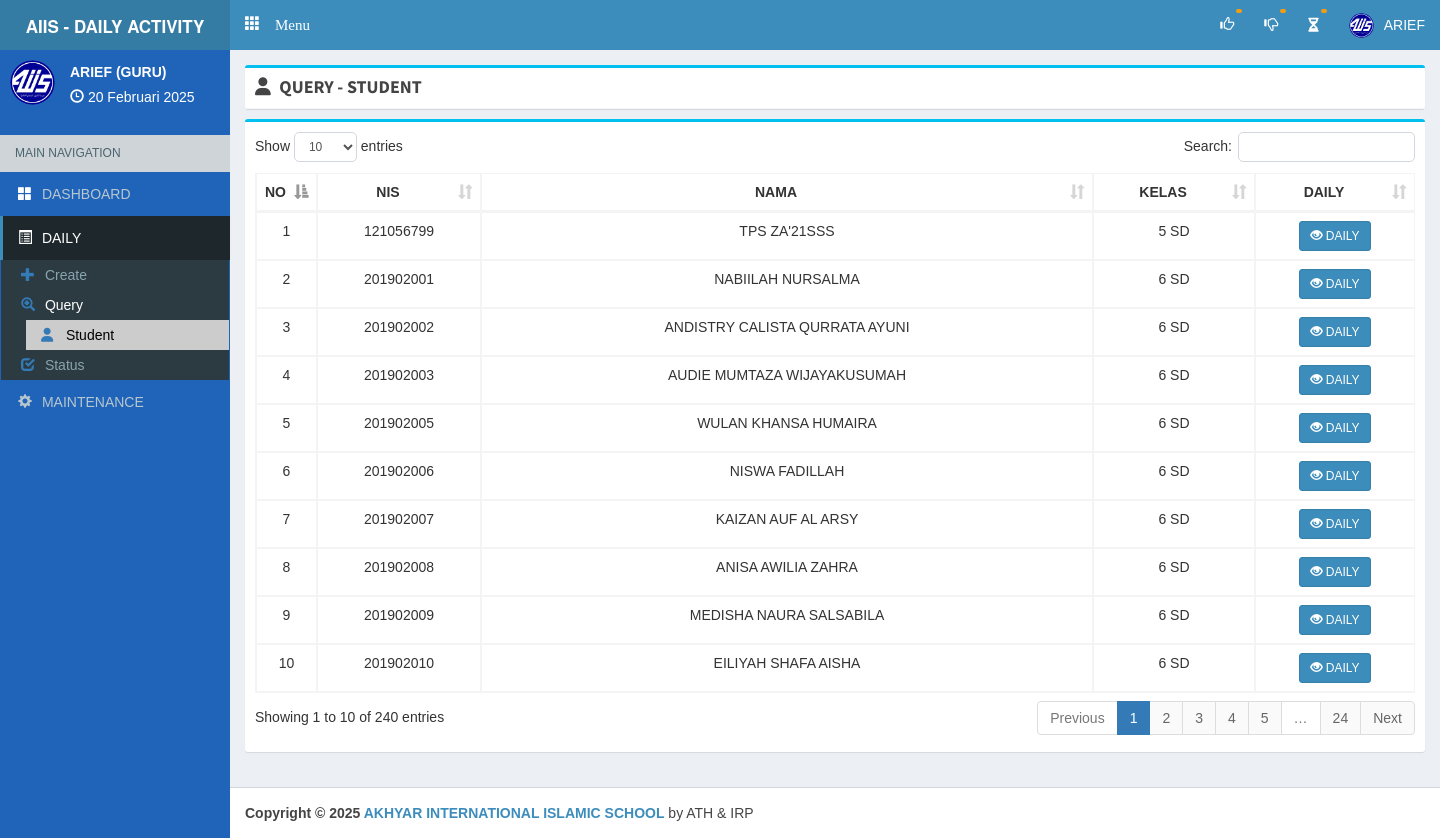
Page /guru/querydailystudent (signed in) on the committed database.
### tables this page shows
CREATE TABLE `siswa` (
  `c_siswa` varchar(10) NOT NULL,
  `nis` varchar(30) DEFAULT NULL,
  `nisn` varchar(15) DEFAULT NULL,
  `nama` varchar(50) NOT NULL,
  `tempat_lahir` varchar(20) DEFAULT NULL,
  `tanggal_lahir` date DEFAULT NULL,
  `jk` varchar(2) DEFAULT NULL,
  `c_kelas` varchar(10) DEFAULT NULL,
  `group_kelas` int(11) DEFAULT NULL,
  `tahun_join` varchar(50) DEFAULT NULL,
  `panggilan` varchar(20) DEFAULT NULL,
  `c_klp` varchar(20) DEFAULT NULL,
  `berat_badan` varchar(10) DEFAULT NULL,
  `tinggi_badan` varchar(10) DEFAULT NULL,
  `ukuran_baju` varchar(50) DEFAULT NULL,
  `alamat` varchar(200) DEFAULT NULL,
  `telp` varchar(50) DEFAULT NULL,
  `hp` varchar(30) DEFAULT NULL,
  `email` varchar(100) DEFAULT NULL,
  `nama_ayah` varchar(50) DEFAULT NULL,
  `pendidikan_ayah` varchar(100) DEFAULT NULL,
  `pekerjaan_ayah` varchar(100) DEFAULT NULL,
  `ttl_ayah` varchar(100) DEFAULT NULL,
  `nama_ibu` varchar(50) DEFAULT NULL,
  `pendidikan_ibu` varchar(100) DEFAULT NULL,
  `pekerjaan_ibu` varchar(100) DEFAULT NULL,
  `ttl_ibu` varchar(100) DEFAULT NULL
);

CREATE TABLE `aplikasi` (
  `id` int(2) NOT NULL,
  `alamat` varchar(30) NOT NULL,
  `kepsek` varchar(30) NOT NULL,
  `nipkepsek` varchar(30) NOT NULL,
  `namasek` varchar(60) NOT NULL
);

### php/config.php (called while the page is built, shortened)
<?php
$dbhost ='localhost';
$dbuser ='root';
$dbpass ='';
$dbname ='daily_activity_upt1';
$con=mysqli_connect($dbhost,$dbuser,$dbpass,$dbname);
$base='http://localhost/daily_act_upt1/';
$basegu='http://localhost/daily_act_upt1/guru/';
$aplikasi=mysqli_fetch_array(mysqli_query($con,"SELECT * FROM aplikasi limit 1"));
?>

### php/function.php (called while the page is built, shortened)
<?php
function tgl($date){
  $array_bulan = array(1=>'Januari','Februari','Maret', 'April', 'Mei', 'Juni','Juli','Agustus','September','Oktober', 'November','Desember');
  $date = strtotime($date);
  $tanggal = date ('j', $date);
  $bulan = $array_bulan[date('n',$date)];
  $tahun = date('Y',$date);
  $result = $tanggal ." ". $bulan ." ". $tahun;
  return($result);
}
?>

### guru/view/daily/query/querydailysiswa.php (the view, shortened to what this page needs)
<?php
  $timeOut        = $_SESSION['expire'];
  $timeRunningOut = time() + 5;
  if ($timeRunningOut == $timeOut || $timeRunningOut > $timeOut) {
    $_SESSION['form_success'] = "session_time_out";
    $timeIsOut = 1;
    error_reporting(1);
  } else {
    $str            = $_SESSION['c_guru'];
    $patternSD      = "/SD/i";
    $checkDataSD    = preg_match($patternSD, $str);
    $str1           = $_SESSION['c_guru'];
    $patternTK      = "/PAUD/i";
    $checkDataPAUD  = preg_match($patternTK, $str1);
    $dataSchollSD   = $checkDataSD . "SD";
    $dataSchollPAUD = $checkDataPAUD . "PAUD";
    if ($dataSchollSD == "1SD") {
      $dataSiswa = mysqli_query($con,"SELECT * FROM siswa WHERE c_kelas != 'TKBLULUS' AND c_kelas != 'TKB' AND c_kelas != 'TKA' AND c_kelas != 'KB' order by nis asc ");
    } elseif($dataSchollPAUD == "1PAUD") {
      $dataSiswa = mysqli_query($con,"SELECT * FROM siswa WHERE c_kelas != '1SD' AND c_kelas != '2SD' AND c_kelas != '3SD' AND c_kelas != '4SD' AND c_kelas != '5SD' AND c_kelas != '6SD' AND c_kelas != 'TKBLULUS' order by nis asc ");
    }
  }
?>
<div class="box box-info">
  <div class="box-body table-responsive">
    <table id="list_siswa1" class="table table-bordered table-hover">
      <thead>
        <tr>
          <th style="text-align: center;" width="5%">NO</th>
          <th style="text-align: center;">NIS</th>
          <th style="text-align: center;">NAMA</th>
          <th style="text-align: center;">KELAS</th>
          <th style="text-align: center;"> DAILY </th>
        </tr>
      </thead>
      <tbody>
        <?php $no = 1; ?>
        <?php foreach($dataSiswa as $siswa) : ?>
          <tr>
            <td style="text-align: center;"> <?= $no++; ?> </td>
            <td style="text-align: center;"> <?= $siswa['nis']; ?> </td>
            <td style="text-align: center;"> <?= strtoupper($siswa['nama']); ?> </td>
            <td style="text-align: center;"> <?= str_replace(["SD"], " SD", $siswa['c_kelas']); ?> </td>
            <td style="text-align: center;">
              <form action="teachercreatedaily" method="post">
                <button class="btn btn-sm btn-primary" type="submit" name="send_data_student"> <i class="glyphicon glyphicon-eye-open"></i> DAILY </button>
              </form>
            </td>
          </tr>
        <?php endforeach; ?>
      </tbody>
    </table>
  </div>
</div>

### guru/main.php (shortened to what this page needs)
<?php
  require '../php/config.php';
  require '../php/function.php';
?>
<!DOCTYPE html>
<html>
<head>
  <link href="<?php echo $base; ?>theme/js/summernote.min.css" rel="stylesheet"/>
  <link rel="stylesheet" href="<?php echo $base; ?>theme/plugins/datatables/dataTables.bootstrap.css">
  <link rel="stylesheet" href="<?php echo $base; ?>theme/plugins/iCheck/square/blue.css">
  <link rel="stylesheet" href="<?= $base; ?>theme/bower_components/bootstrap/dist/css/bootstrap.min.css">
  <link rel="stylesheet" href="<?= $base; ?>theme/bower_components/font-awesome/css/font-awesome.min.css">
  <link rel="stylesheet" href="<?= $base; ?>theme/dist/css/AdminLTE.min.css">
  <link rel="stylesheet" href="<?= $base; ?>theme/dist/css/skins/_all-skins.min.css">
  <link rel="stylesheet" href="https://cdnjs.cloudflare.com/ajax/libs/font-awesome/6.5.1/css/all.min.css" />
  <link rel="stylesheet" href="<?php echo $base; ?>theme/plugins/pace/pace.min.css">
  <link href="https://cdn.jsdelivr.net/npm/select2@4.1.0-rc.0/dist/css/select2.min.css" rel="stylesheet" />
  <link href="<?php echo $base; ?>theme/datetime/css/bootstrap-datetimepicker.min.css" rel="stylesheet">
  <link rel="stylesheet" href="<?php echo $base; ?>theme/plugins/select2/select2.min.css">
  <link rel="stylesheet" href="<?php echo $base; ?>theme/dist/css/AdminLTE.min.css">
  <link rel="stylesheet" href="<?php echo $base; ?>theme/dist/css/skins/_all-skins.min.css">
  <link rel="stylesheet" href="<?php echo $base; ?>theme/dist/css/overridecss.css">
</head>
<body class="skin-blue hold-transition fixed"
oncontextmenu="return false">
<div class="wrapper">
  <header class="main-header">
    <a href="#" class="logo">
      <span class="logo-lg"> <b style="font-size: 17px;"> AIIS - DAILY ACTIVITY </b> </span>
    </a>
    <nav class="navbar navbar-static-top" role="navigation">
     <a href="#" class="glyphicon glyphicon-th" data-toggle="offcanvas" role="button" style="color: #fff;margin-top: 15px;margin-left: 15px;font-size: 15px;"> Menu
      </a>
      <div class="navbar-custom-menu">
        <ul class="nav navbar-nav">
          <li class="dropdown notifications-menu">
            <a href="#" class="dropdown-toggle" id="untukNotifAppr" data-toggle="dropdown">
              <i class="glyphicon glyphicon-thumbs-up"></i>
              <span class="label label-warning" id="notifApproveList">  </span>
            </a>
          </li>
          <li class="dropdown notifications-menu">
            <a href="#" class="dropdown-toggle" id="untukNotifNoApprKepsek" data-toggle="dropdown">
              <i class="glyphicon glyphicon-thumbs-down"></i>
              <span class="label label-warning" id="notifNotApproveList"> </span>
            </a>
          </li>
          <li class="dropdown notifications-menu">
            <a href="#" class="dropdown-toggle" id="untukNotifWait" data-toggle="dropdown">
              <i class="fa fa-hourglass-2"></i>
              <span class="label label-warning" id="notifWaitApproveList">  </span>
            </a>
          </li>
          <li class="dropdown user user-menu">
            <a href="#" class="dropdown-toggle" data-toggle="dropdown">
              <img src="<?php echo $base; ?>imgstatis/logo2.png" class="user-image" alt="User Image">
                <span class="hidden-xs"> <?= strtoupper($_SESSION['username_guru'])?> </span>
              </a>
          </li>
        </ul>
      </div>
    </nav>
  </header>
  <aside class="main-sidebar">
    <section class="sidebar cobasidebar">
      <div class="user-panel">
        <div class="pull-left image">
            <img src="<?php echo $base; ?>imgstatis/logo2.png" class="img-circle" alt="User Image">
        </div>
        <div class="pull-left info">
          <p> <?= strtoupper($_SESSION['username_guru']); ?> (<?= strtoupper($_SESSION['jabatan']); ?>) </p>
          <i class="glyphicon glyphicon-time"></i> <?php echo tgl(date('d-m-Y')); ?>
        </div>
      </div>
      <ul class="sidebar-menu">
        <li class="header">MAIN NAVIGATION</li>
        <li>
          <a href="<?= $basegu; ?>" id="dashboard"><i style="color: white;" class="glyphicon glyphicon-th-large text-primary"></i> <span id=""> DASHBOARD </span> </a>
        </li>
        <li>
          <a href="#" id="aList1">
            <i class="glyphicon glyphicon-list-alt"></i> <span id="titleList1"> DAILY </span>
          </a>
          <ul class="treeview-menu">
            <li>
              <a href="#" id="subcreate">
                <i class="glyphicon glyphicon-plus text-primary"></i> <span id="isiList2"> Create </span>
              </a>
            </li>
            <li>
              <a href="#">
                <i class="glyphicon glyphicon-zoom-in text-primary"></i> <span id="isiListQuery"> Query </span>
              </a>
              <ul class="treeview-menu">
                <li>
                  <a href="<?= $basegu; ?>querydailystudent" id="query_data_siswa"><i class="fa fa-user text-primary"></i> <span style="margin-left: 1px;" id="sub_isiList1"> Student </span> </a>
                </li>
              </ul>
            </li>
            <li>
              <a href="#">
                <i class="glyphicon glyphicon-check text-primary"></i> <span id="isiList3"> Status </span>
              </a>
            </li>
          </ul>
        </li>
        <li>
          <a href="#" id="list_maintenance">
            <i class="glyphicon glyphicon-cog"></i> <span id="titleList2"> MAINTENANCE </span>
          </a>
        </li>
      </ul>
    </section>
  </aside>
  <div class="content-wrapper">
    <?php if (!empty($_GET['on'])): ?>
      <?php if ($_GET['on'] != 'createdailystudent' && $_GET['on'] != 'creategroupdaily'): ?>
        <section class="content-header" id="content_head">
          <div class="box box-info" style="margin-bottom: -5px;">
            <div class="box-header with-border">
              <h3 class="box-title" id="boxTitle"> <i class="fa" id="addIcon"></i> <span id="isiMenu"> </span> </h3>
            </div>
          </div>
        </section>
      <?php endif ?>
    <?php endif ?>
    <section class="content">
<?php
  if(empty($_GET['on'])){require 'view/dashboard/index.php';}
  else{
    $act=($_GET['on']);
    if($act=='kelas'){
      require 'view/a-kelas.php';
    }
    else if ($act == 'checkpembayarandaninputdata') {
      require 'view/spp/check_pembayaran/check_pembayaran_dan_inputdata.php';
    }
    elseif ($act == 'editdata') {
      require 'view/spp/edit_data/editdata.php';
    }
    elseif($act == 'upload') {
      require 'view/spp/upload/uploadfile.php';
    }
    elseif($act == 'createdailystudent') {
      require 'view/daily/create/index.php';
    } elseif($act == 'querydailystudent') {
      require 'view/daily/query/querydailysiswa.php';
    } elseif($act == 'querydailygroup') {
      require 'view/daily/query/querydailygroup.php';
    } elseif($act == 'listdaily') {
      require 'view/daily/query/listdaily.php';
    } elseif($act == 'teachercreatedaily') {
      require 'view/daily/query/teachercreatedaily.php';
    } elseif($act == 'lookactivity') {
      require 'view/daily/query/lookactivity.php';
    } elseif($act == 'createdailygroup') {
      require 'view/daily/create/group/index.php';
    } elseif($act == 'teachercreategroupdaily') {
      require 'view/daily/query/teachercreategroupdaily.php';
    }
    elseif($act == 'groupclass') {
      require 'view/groupclass/index.php';
    }
    elseif($act == 'addtogroupclass') {
      require 'view/groupclass/addtogroup.php';
    }
    elseif ($act == 'tahunajaran') {
      require 'view/maintenance/tahun_ajaran/index.php';
    }
    elseif($act == 'status_waiting_approval') {
      require 'view/daily/status/waiting/index.php';
    }
    elseif ($act == 'status_approved') {
      require 'view/daily/status/approved/index.php';
    }
    elseif ($act == 'status_not_approved') {
      require 'view/daily/status/not_approved/index.php';
    }
  }
?>
    </section>
  </div>
</div>
  <footer class="main-footer">
    <strong>Copyright &copy; <?php echo date('Y'); ?> <a href="#"><?php echo $aplikasi['namasek']; ?></a></strong> by ATH & IRP
</body>
</html>

### guru/main.php (style rules this page uses)
body { font-family:arial; }
#addIcon { top: 4px; }

### rows in the picture
siswa: nis "121056799", nama "TPS ZA'21SSS", c_kelas "5 SD"
siswa: nis "201902001", nama "NABIILAH NURSALMA", c_kelas "6 SD"
siswa: nis "201902002", nama "ANDISTRY CALISTA QURRATA AYUNI", c_kelas "6 SD"
siswa: nis "201902003", nama "AUDIE MUMTAZA WIJAYAKUSUMAH", c_kelas "6 SD"
siswa: nis "201902005", nama "WULAN KHANSA HUMAIRA", c_kelas "6 SD"
siswa: nis "201902006", nama "NISWA FADILLAH", c_kelas "6 SD"
siswa: nis "201902007", nama "KAIZAN AUF AL ARSY", c_kelas "6 SD"
siswa: nis "201902008", nama "ANISA AWILIA ZAHRA", c_kelas "6 SD"
siswa: nis "201902009", nama "MEDISHA NAURA SALSABILA", c_kelas "6 SD"
siswa: nis "201902010", nama "EILIYAH SHAFA AISHA", c_kelas "6 SD"
aplikasi: namasek "AKHYAR INTERNATIONAL ISLAMIC SCHOOL"

### other values in the picture
$_SESSION['username_guru'] "ARIEF"
$_SESSION['jabatan'] "GURU"
